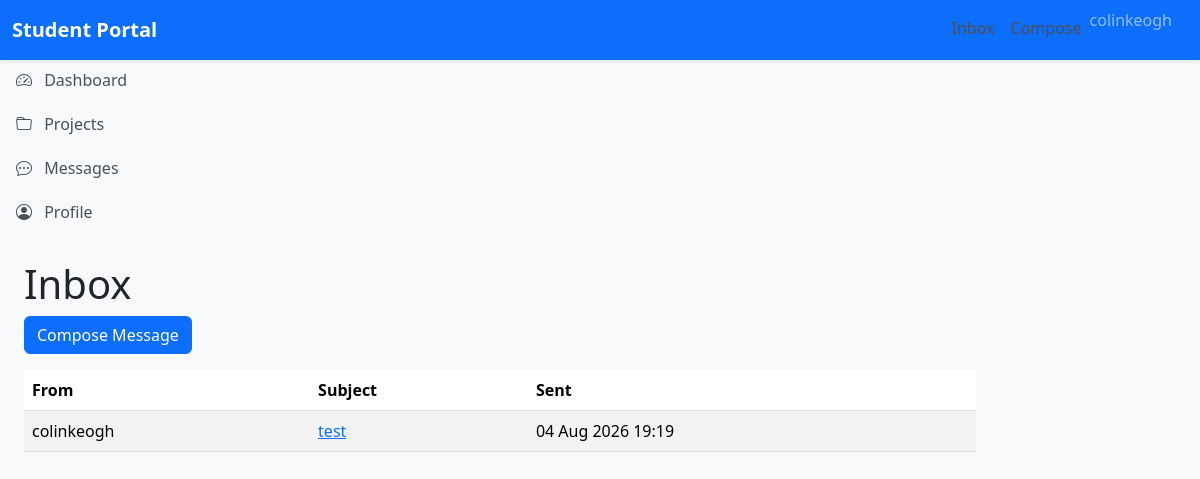
The page /messaging/ (signed in) on the database as committed earlier.
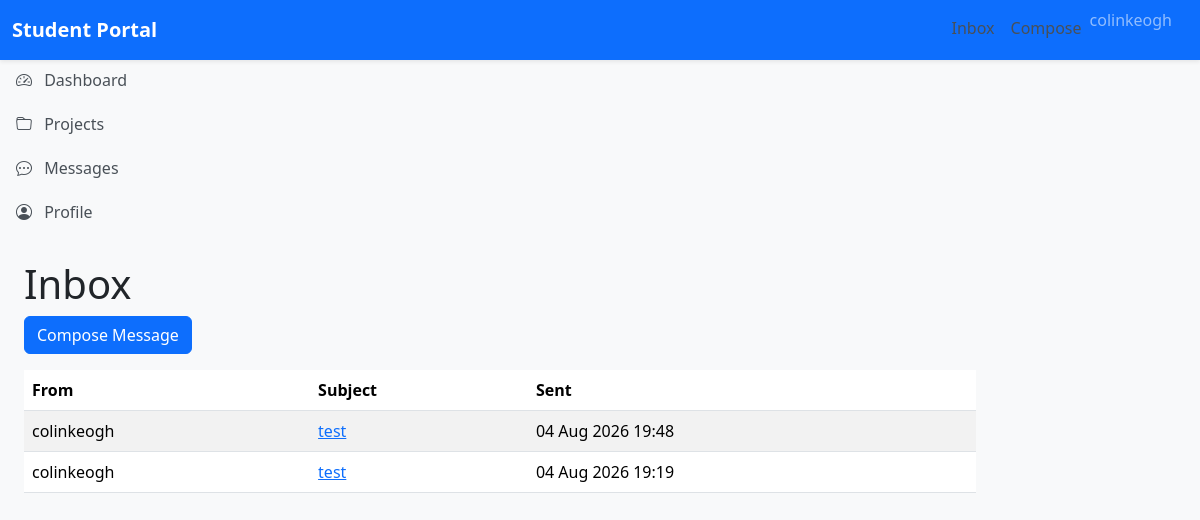
The same page on the database as committed later.
### accounts/models.py (models this page shows)
class CustomUser(AbstractUser):
    pass

### messaging/models.py (models this page shows, shortened)
class Message(models.Model):
    sender = models.ForeignKey(
        settings.AUTH_USER_MODEL,
        on_delete=models.CASCADE,
        related_name="sent_messages",
    )
    recipient = models.ForeignKey(
        settings.AUTH_USER_MODEL,
        on_delete=models.CASCADE,
        related_name="received_messages",
    )
    subject = models.CharField(max_length=200)
    body = models.TextField()
    sent_at = models.DateTimeField(auto_now_add=True)
    is_read = models.BooleanField(default=False)
    class Meta:
        ordering = ["-sent_at"]

### messaging/views.py (the view)
# urls.py: path("", views.inbox, name="inbox"),
@login_required
def inbox(request):
    messages = (
        Message.objects.filter(recipient=request.user)
        .order_by("-sent_at")
    )
    return render(
        request,
        "messaging/inbox.html",
        {
            "messages": messages,
        },
    )

### messaging/templates/messaging/inbox.html (shortened to what this page needs)
{% extends "base.html" %}
{% block content %}
<h1>Inbox</h1>
<p>
    <a class="btn btn-primary"
       href="{% url 'messaging:new' %}">
        Compose Message
    </a>
</p>
{% if messages %}
<table class="table table-striped">
    <thead>
        <tr>
            <th>From</th>
            <th>Subject</th>
            <th>Sent</th>
        </tr>
    </thead>
    <tbody>
    {% for message in messages %}
        <tr>
            <td>
                {{ message.sender.username }}
            </td>
            <td>
                <a href="{% url 'messaging:detail' message.pk %}">
                    {{ message.subject }}
                </a>
            </td>
            <td>
                {{ message.sent_at|date:"d M Y H:i" }}
            </td>
        </tr>
    {% endfor %}
    </tbody>
</table>
{% else %}
<p>You have no messages.</p>
{% endif %}
{% endblock %}

### templates/base.html (shortened to what this page needs)
{% load static %}
<!DOCTYPE html>
<html lang="en">
<head>
    <link
        href="https://cdn.jsdelivr.net/npm/bootstrap@5.3.7/dist/css/bootstrap.min.css"
        rel="stylesheet">
    <link
        rel="stylesheet"
        href="https://cdn.jsdelivr.net/npm/bootstrap-icons@1.13.1/font/bootstrap-icons.min.css">
    <link rel="stylesheet"
          href="{% static 'css/style.css' %}">
</head>
<body class="bg-light">
    {% include "includes/navbar.html" %}
    <div class="container-fluid">
        <div class="row">
            {% include "includes/sidebar.html" %}
            <main class="col-md-10 py-4 px-4">
                {% block content %}
                {% endblock %}
            </main>
        </div>
    </div>
</body>
</html>

### templates/includes/navbar.html (shortened to what this page needs)
<nav class="navbar navbar-expand-lg navbar-dark bg-primary shadow-sm">
    <div class="container-fluid">
        <a class="navbar-brand fw-bold" href="/">
            Student Portal
        </a>
        <div class="collapse navbar-collapse" id="navbarNav">
            <ul class="navbar-nav ms-auto">
                {% if user.is_authenticated %}
                    <li class="nav-item">
                        <a class="nav-link" href="{% url 'messaging:inbox' %}">
                        </a>
                    </li>
                    <li class="nav-item">
                        <a class="nav-link" href="{% url 'messaging:new' %}">
                        </a>
                    </li>
                    <li class="nav-item">
                        <span class="navbar-text me-3">
                            {{ user.username }}
                        </span>
                    </li>
                {% else %}
                    <li class="nav-item">
                        <a class="nav-link" href="{% url 'login' %}">
                            Login
                        </a>
                    </li>
                {% endif %}
            </ul>
        </div>
    </div>
</nav>

### templates/includes/sidebar.html
<ul class="nav flex-column">
    <li class="nav-item">
        <a
            class="nav-link {% if request.resolver_match.app_name == 'dashboard' %}active{% endif %}"
            href="{% url 'dashboard:home' %}">
            <i class="bi bi-speedometer2"></i>
            Dashboard
        </a>
    </li>
    <li class="nav-item">
        <a
            class="nav-link {% if request.resolver_match.app_name == 'projects' %}active{% endif %}"
            href="{% url 'projects:list' %}">
            <i class="bi bi-folder"></i>
            Projects
        </a>
    </li>
    <li class="nav-item">
        <a
            class="nav-link"
            href="#">
            <i class="bi bi-chat-dots"></i>
            Messages
        </a>
    </li>
    <li class="nav-item">
        <a
            class="nav-link"
            href="#">
            <i class="bi bi-person-circle"></i>
            Profile
        </a>
    </li>
</ul>

### static/css/style.css (style rules this page uses)
body { min-height: 100vh; background-color: #f8f9fa; }
main { min-height: 100vh; }
.nav-link { color: #495057; border-radius: 0.5rem; margin-bottom: 0.25rem; transition: all 0.2s ease; }
.nav-link i { margin-right: 0.5rem; }

Rows that differ between the two databases and show on the page:
added Message: sender.username "colinkeogh", subject "test", sent_at "04 Aug 2026 19:48"
